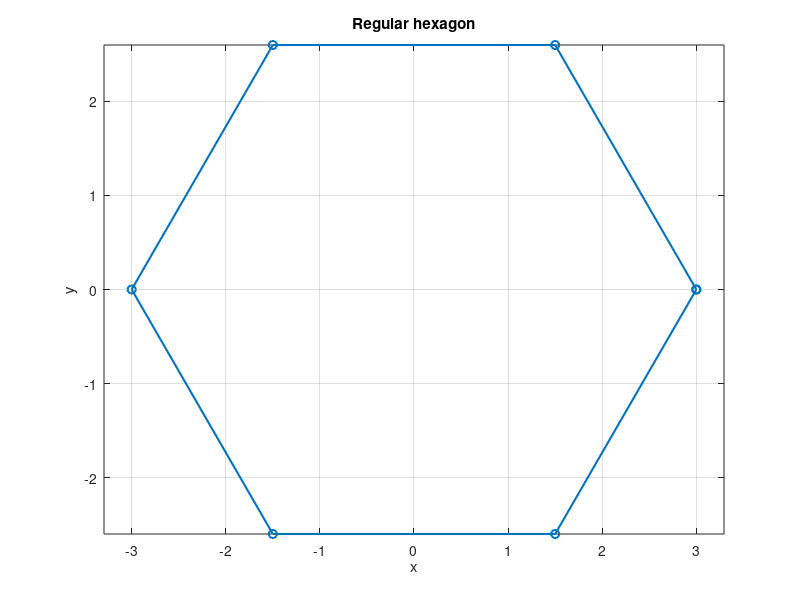

Here is the MATLAB script that generated this plot:
% Regular hexagon geometry
clc; clear; close all;
n = 6; r = 3;
theta = linspace(0,2*pi,n+1);
x = r*cos(theta); y = r*sin(theta);
plot(x,y,'-o','LineWidth',1.5); axis equal; grid on;
title('Regular hexagon'); xlabel('x'); ylabel('y');
side = 2*r*sin(pi/n);
fprintf('Sides = %d, side length = %.4f, perimeter = %.4f\n', n, side, n*side);
